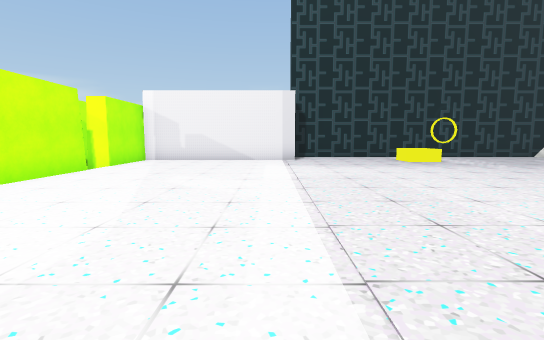
View 1 (above)

17 first-person views from a walk through a Unity game level. The camera is 1.5 m above the floor, tilts 6° down and sees 85° across. The floor is counted in squares, 2 m on a side. Each view is taken from the middle of a square. On the plan, view 1 faces up. The plan holds only what a view shows up to about 10 squares ahead; the rest is blank. The place goes on beyond the plan. The player is left out. Some surface patterns are stand-ins.

View 2
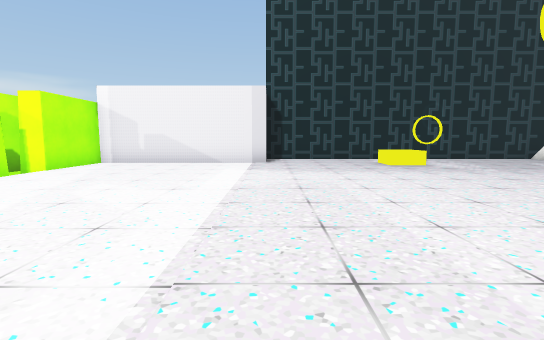

View 3
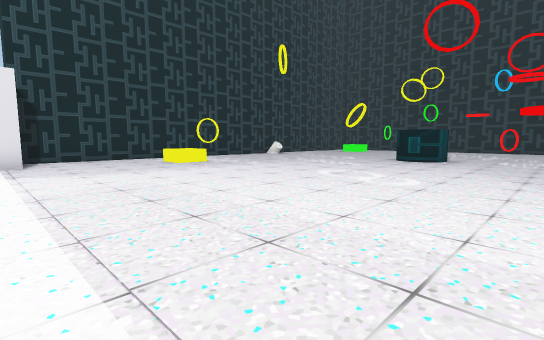

View 4
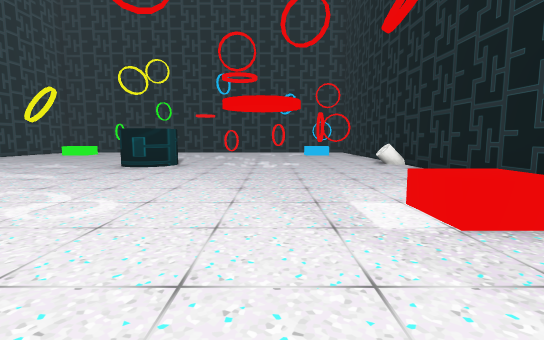

View 5
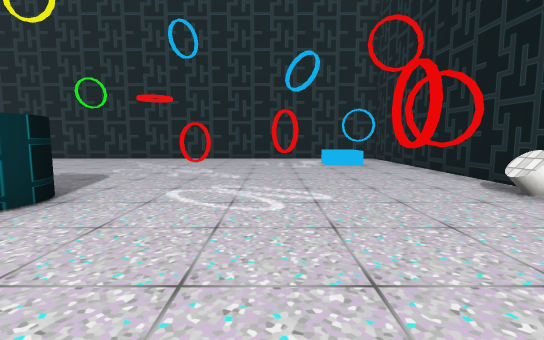

View 6
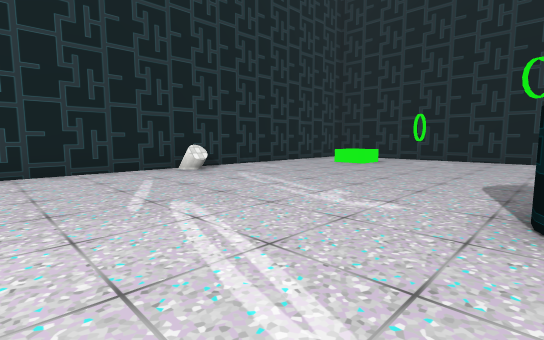

View 7
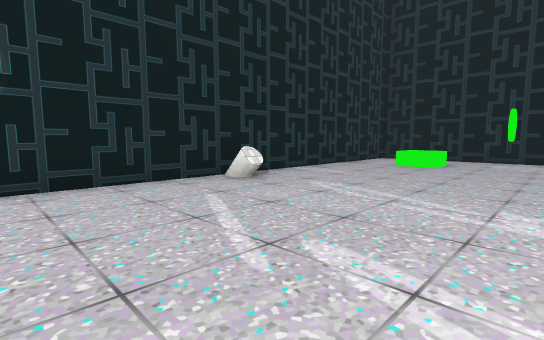

View 8
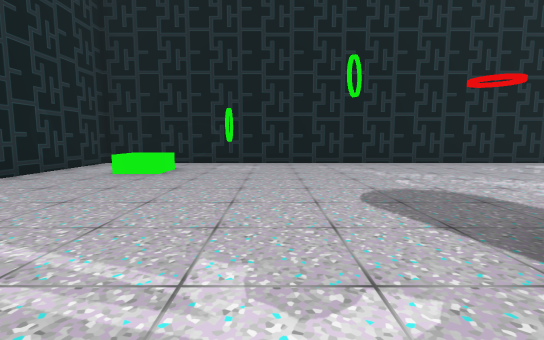

View 9
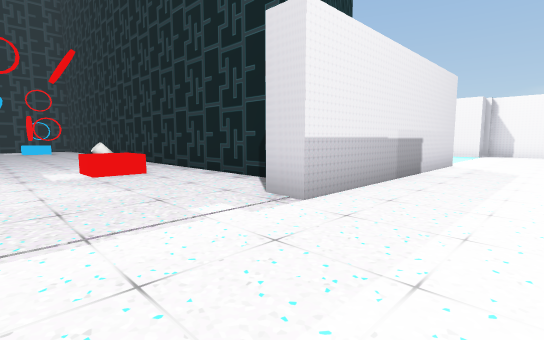

View 10
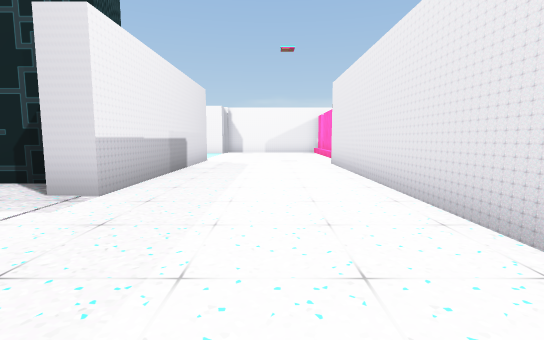

View 11
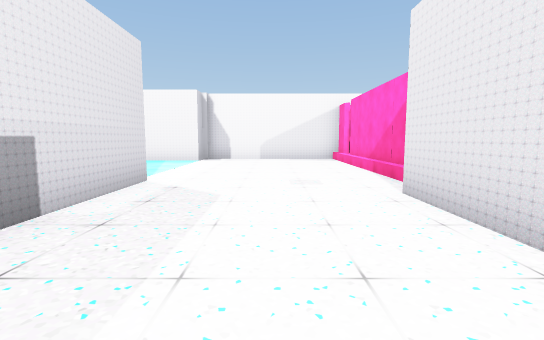

View 12
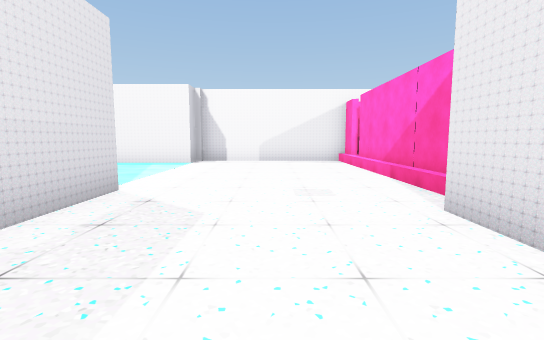

View 13
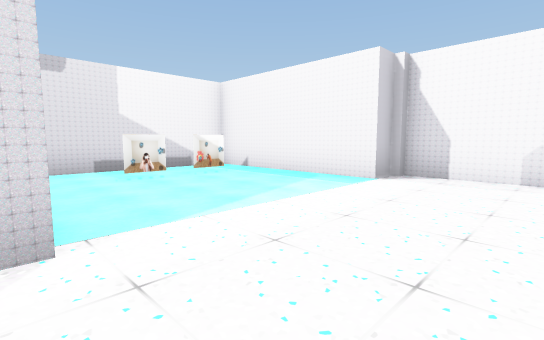

View 14
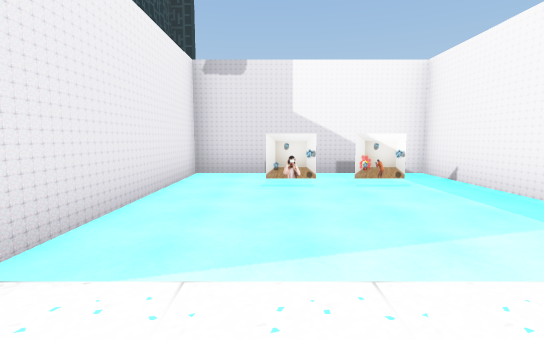

View 15
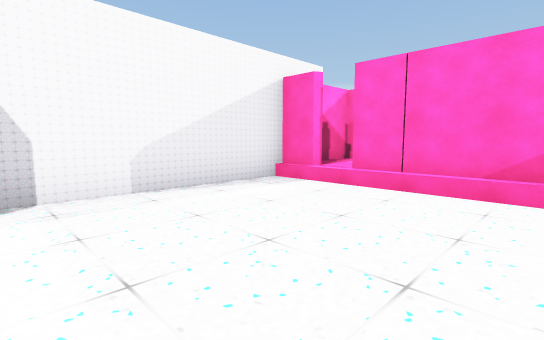

View 16
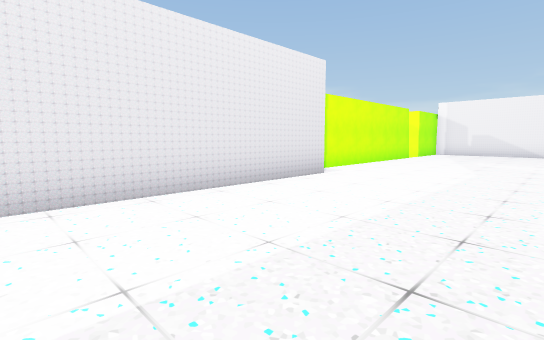

View 17
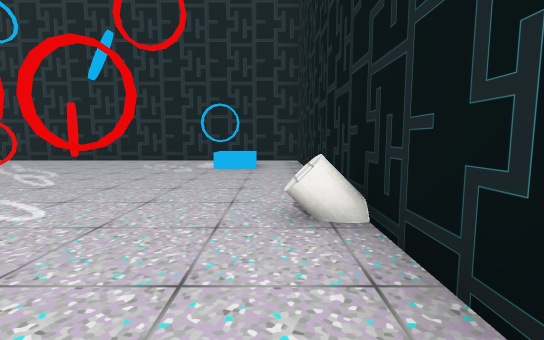

### Floor plan
Points are (right, up) in squares from view 1. A wall is a line through its corners. A room is listed if a view was taken in it or the views show most of it. See-through windows are left out.
Room 1 (views 1, 2, 3, 4, 5, 6, 7, 8, 9, 10, 11, 12, 13, 14, 15, 16, 17)
walls: (1.7, -2.9) (17.7, -2.9); (0.9, 10.5) (-4.5, 10.5) (-4.5, 8.1) (-5.1, 8.1); (-3.8, 0.5) (-3.8, -7.1); (3.1, 12.1) (0.9, 12.1); (10.2, 12.1) (7.1, 12.1); (-4.5, 7.1) (-4.5, 1.4); (0.3, -8.4) (0.3, -1.8) (1, -1.8); (18.3, -1.5) (18.3, 12.1) (11.9, 12.1); (3.7, -10.8) (3.7, -9.9); (-5.8, 9.4) (-5.8, 8.5); (3.7, -12.2) (3.7, -11.2); (-4.5, -8.1) (-4.5, -12.6); (-4.5, -13.4) (-4.5, -14.2) (0.5, -14.2) (0.5, -13.3) (5.5, -13.3) (5.5, -8.3) (0.7, -8.3); (-6.9, -14.2) (-5.6, -14.2)
objects: other object (5, -1); other object (5, 10); other object (10, 4) to (11, 5); other object (11, -2); other object (11, 12); other object (12, 1); other object (13, 2); other object (16, -1); other object (16, 10)

Positions as (right, up) in squares from view 1, and headings:
1: (0, 0), facing up
2: (1, 1), facing up
3: (0, 1), facing up-right
4: (2, 1), facing right
5: (7, 1), facing right
6: (7, 5), facing up-right
7: (7, 7), facing up-right
8: (9, 7), facing right
9: (-2, 1), facing down-right
10: (-2, 2), facing down
11: (-2, -3), facing down
12: (-2, -4), facing down
13: (-2, -8), facing down-right
14: (-1, -10), facing right
15: (0, -10), facing down-left
16: (0, -5), facing up-left
17: (8, -2), facing right
